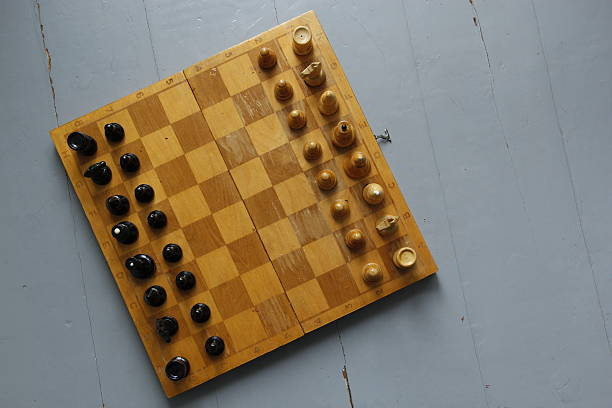
#> input picture data/raw/tablero_inclinado.jpg, 612 x 408 px
$ jupyter execute analisis_rotado.ipynb
#> lines starting #> are read from the running program, lines starting #| are printed output that depends on the picture; after the words box and inside, x2 and y2 are one past the last pixel; in counts of white or black regions, pixels touching at a corner belong together
[cell 1]
import cv2
import numpy as np
import matplotlib.pyplot as plt

[cell 2]
# 1. Cargar la imagen en escala de grises
ruta = "../../data/raw/tablero_inclinado.jpg"
imagen = cv2.imread(ruta, 0)
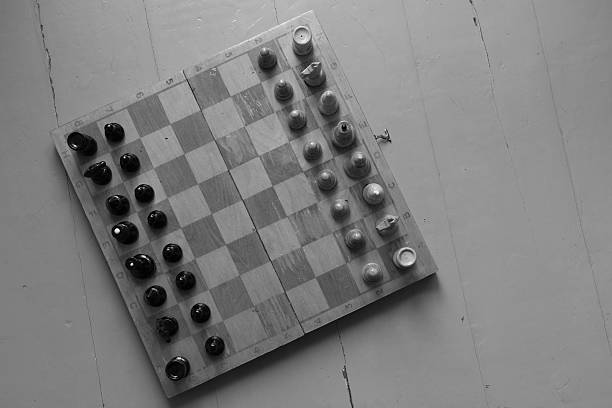
#> imagen: shape (408, 612); min 0, max 255, mean 126.7

if imagen is None:
    print("¡Error! No se encontró la imagen 'tablero_inclinado.jpg' en la ruta especificada.")
else:
    # 2. Calcular la Transformada de Fourier Discreta (2D)
    f = np.fft.fft2(imagen)

    # 3. Cambiar el componente de frecuencia cero (DC) al centro de la imagen
    # Si no hacemos esto, el centro de las frecuencias quedaría en la esquina superior izquierda.
    fshift = np.fft.fftshift(f)

    # 4. Calcular la magnitud del espectro
    # Usamos la escala logarítmica log(1 + |fshift|) para comprimir el rango dinámico y que sea visible
    espectro_magnitud = 20 * np.log(np.abs(fshift) + 1)
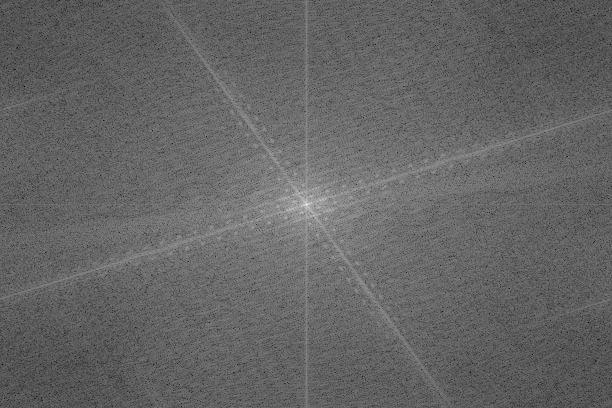
#> espectro_magnitud: shape (408, 612) float64; min 29.62, max 345.4, mean 154.8; drawn with min black and max white
    espectro_8u = np.uint8(cv2.normalize(espectro_magnitud, None, 0, 255, cv2.NORM_MINMAX))
    # 5. Mostrar los resultados lado a lado
    fig, axs = plt.subplots(1, 2, figsize=(14, 7))

    # Imagen Original
    axs[0].imshow(imagen, cmap='gray')
    axs[0].set_title('Imagen Original (Tablero Inclinado)')
    axs[0].axis('off')

    # Espectro de Fourier
    axs[1].imshow(espectro_magnitud, cmap='gray')
    axs[1].set_title('Espectro de Magnitud (Fourier)')
    axs[1].axis('off')

    plt.tight_layout()
    plt.show()
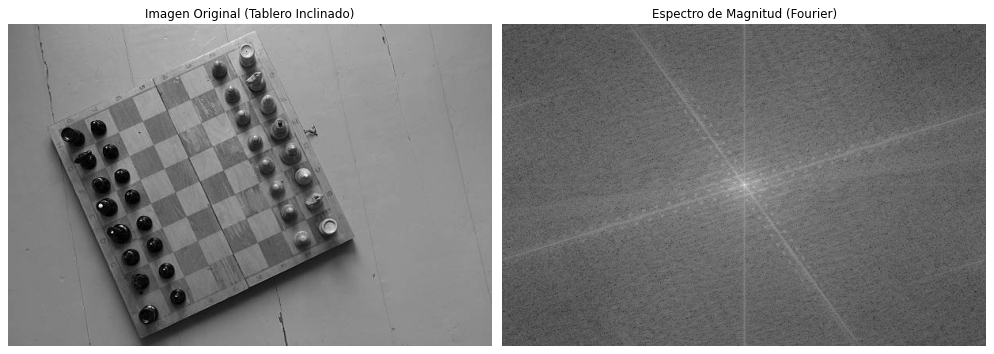
#> figure drawn by matplotlib, 2 panels

[cell 3]
imagen.shape

[cell 4]
# 1. Detectar bordes en el dominio espacial
bordes = cv2.Canny(imagen, 50, 150)
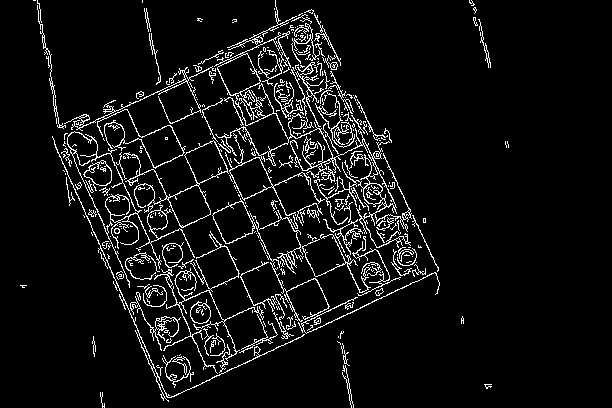
#> bordes: shape (408, 612); 6.6% white in thin lines or dots, all inside (x1, y1, x2, y2) = (20, 0, 509, 408)

# imagen para pintar
imagen_debug = cv2.cvtColor(imagen, cv2.COLOR_GRAY2RGB)

# 2. Encontrar todos los contornos cerrados
contornos, _ = cv2.findContours(bordes, cv2.RETR_LIST, cv2.CHAIN_APPROX_SIMPLE)
#> contornos = 525 contours, 451 with area under 20; largest, box (x1, y1, x2, y2) and area: (214, 31, 412, 248) 4028, (123, 140, 229, 228) 2268, (212, 198, 281, 268) 1148, (212, 201, 255, 244) 1080, (168, 185, 211, 227) 1065

angulos = []
for cnt in contornos:
    area = cv2.contourArea(cnt)
    # Filtramos por área para quedarnos solo con las casillas del tablero
    if 100 < area < 100000:
        rect = cv2.minAreaRect(cnt)

        # Extraer esquinas y dibujar el rectángulo en rojo
        box = cv2.boxPoints(rect)
        box = np.int32(box)
        cv2.drawContours(imagen_debug, [box], 0, (255, 0, 0), 2)


        angulo = rect[2]

        # Normalizamos a un rango de 0 a 90 grados
        angulo = angulo % 90.0
        angulos.append(angulo)
#> this loop made 525 passes
#> (area, rect, box, angulo) on passes 66, 69, 72, 111: (308.5, ((200, 313), (19.8, 19.8), -45), [[200, 327], [186, 313], [200, 299], [214, 313]], 45), (327, ((199.8, 312.1), (20.86, 22.31), -14.04), [[192, 325], [186, 303], [207, 298], [212, 320]], 75.96), (112.5, ((152.7, 317.7), (37.29, 55.31), -48.37), [[161, 350], [119, 313], [144, 285], [185, 322]], 41.63), (119.5, ((352.8, 301.4), (68.88, 170.1), -86.45), [[435, 341], [265, 330], [270, 261], [439, 272]], 3.55)
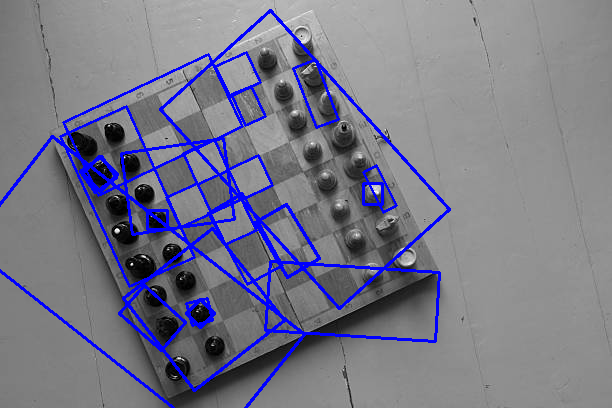
#> imagen_debug: shape (408, 612, 3); mean B, G, R 136.3, 119.8, 119.8
#> after the loop, angulos = [45, 75.96, 41.63, 3.55, 52.21, 0, 59.26, 65.56, 60.95, 65.22, 0, 63.43, 45, 54.46, 64.65, 65.56, 81.87, 38.16, 65.56, 65.56, 64.56, 69.23, 64.65, 47.98]

if angulos:
    # 3. La mediana filtra basura (ruido)
    angulo_mediano = np.median(angulos)
#> angulo_mediano = 62.19

    # 4. Lógica de corrección al eje más cercano
    grados_rotacion = angulo_mediano - 90 if angulo_mediano > 45 else angulo_mediano
#> grados_rotacion = -27.81
    print(f"Grados a rotar calculados por geometría espacial: {grados_rotacion:.2f}°")
#| Grados a rotar calculados por geometría espacial: -27.81°

    # 5. Aplicar la rotación
    (h, w) = imagen.shape[:2]
    M = cv2.getRotationMatrix2D((w//2, h//2), grados_rotacion, 1.0)
#> M = [[0.885, -0.467, 130.5], [0.467, 0.885, -119.2]]
    imagen_rotada = cv2.warpAffine(imagen, M, (w, h), borderMode=cv2.BORDER_REPLICATE)
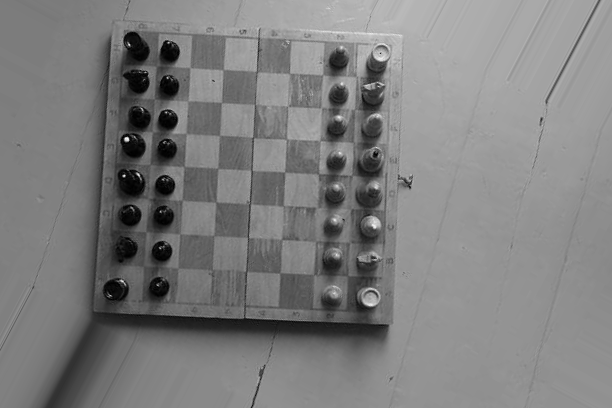
#> imagen_rotada: shape (408, 612); min 0, max 251, mean 126.3

    # 6. Mostrar resultados con la nueva estructura de grilla
    plt.figure(figsize=(12, 10))

    plt.subplot(2, 2, 1)
    plt.imshow(imagen, cmap='gray')
    plt.title('Original')
    plt.axis('off')

    plt.subplot(2, 2, 2)
    plt.imshow(imagen_rotada, cmap='gray')
    plt.title(f'Rotada ({grados_rotacion:.2f}°)')
    plt.axis('off')

    plt.subplot(2, 1, 2)
    plt.imshow(imagen_debug)
    plt.title('Casillas Detectadas (minAreaRect)')
    plt.axis('off')

    plt.tight_layout()
    plt.show()
else:
    print("No se detectaron casillas claras.")

Vamos a rotarlo

[cell 5]
# 1. Preparar el espectro (Binarización para Hough)
espectro_8u = np.uint8(cv2.normalize(espectro_magnitud, None, 0, 255, cv2.NORM_MINMAX))
umbral_dinamico = np.percentile(espectro_8u, 99.5)
#> umbral_dinamico = 149
_, espectro_binario = cv2.threshold(espectro_8u, umbral_dinamico, 255, cv2.THRESH_BINARY)
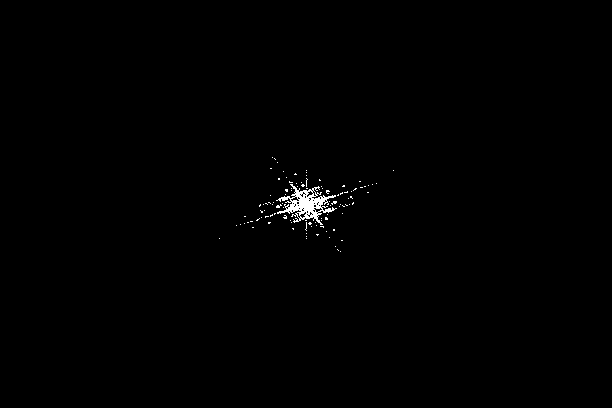
#> espectro_binario: shape (408, 612); 0.48% white; 105 white regions (104 under 20 px), largest, box (x1, y1, x2, y2) and area: (276, 184, 337, 225) 911

# 2. Aplicar la Transformada de Hough de Líneas
# rho = 1 píxel, theta = 1 grado (en radianes), threshold = 50 votos
lineas = cv2.HoughLines(espectro_binario, 1, np.pi / 180, 55)
#> lineas = [[285, 1.27], [288, 1.26], [280, 1.29], [294, 1.24], [278, 1.31], [291, 1.24], [271, 1.33], [-128, 2.51], [298, 1.22], [275, 1.31], [260, 1.36], [-133, 2.53]]
# 3. Imprimir los resultados
if lineas is not None:
    print(f"Se detectaron {len(lineas)} líneas en el espectro.")
#| Se detectaron 12 líneas en el espectro.
    for i, linea in enumerate(lineas[:10]):  # Muestra las primeras 10 líneas
        rho, theta = linea[0]
        grado = np.degrees(theta)
        print(f"Línea {i+1}: rho = {rho:.2f}, theta(rad) = {theta:.2f}, ángulo = {grado:.2f}°")
#> this loop made 10 passes
#> (rho, theta, grado) on passes 1 to 8: (285, 1.27, 73), (288, 1.26, 72), (280, 1.29, 74), (294, 1.24, 71), (278, 1.31, 75), (291, 1.24, 71), (271, 1.33, 76), (-128, 2.51, 144)
#> (printed output is left out)
else:
    print("No se detectaron líneas con los parámetros actuales.")

[cell 6]
# 1. Crear una copia del espectro para dibujar las líneas encima
espectro_lineas = cv2.cvtColor(espectro_8u, cv2.COLOR_GRAY2RGB)

# 2. Dibujar las líneas encontradas por Hough sobre el espectro
if lineas is not None:
    for linea in lineas:
        rho, theta = linea[0]
        a = np.cos(theta)
        b = np.sin(theta)
        x0 = a * rho
        y0 = b * rho
        # Extender la línea para que cruce toda la imagen
        x1 = int(x0 + 1000 * (-b))
        y1 = int(y0 + 1000 * (a))
        x2 = int(x0 - 1000 * (-b))
        y2 = int(y0 - 1000 * (a))

        cv2.line(espectro_lineas, (x1, y1), (x2, y2), (255, 0, 0), 2)
#> this loop made 12 passes
#> (rho, theta, a, b, x0, y0, x1, y1) on passes 1 to 8: (285, 1.27, 0.292, 0.956, 83.33, 272.5, -872, 564), (288, 1.26, 0.309, 0.951, 89, 273.9, -862, 582), (280, 1.29, 0.276, 0.961, 77.18, 269.2, -884, 544), (294, 1.24, 0.326, 0.946, 95.72, 278, -849, 603), (278, 1.31, 0.259, 0.966, 71.95, 268.5, -893, 527), (291, 1.24, 0.326, 0.946, 94.74, 275.1, -850, 600), (271, 1.33, 0.242, 0.97, 65.56, 263, -904, 504), (-128, 2.51, -0.809, 0.588, 103.6, -75.24, -484, -884)
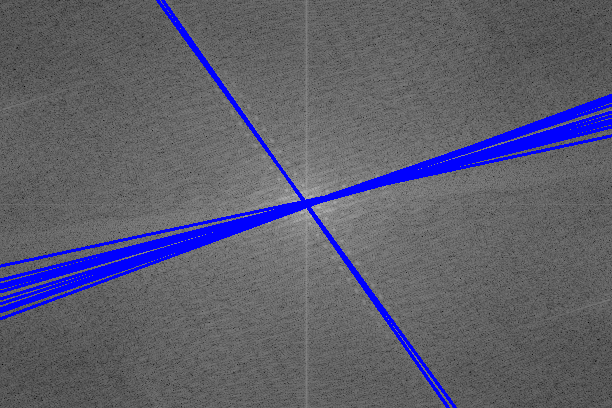
#> espectro_lineas: shape (408, 612, 3); mean B, G, R 109.6, 93.4, 93.4

# 3. Mostrar el espectro binario al lado del espectro con las líneas marcadas
fig, axs = plt.subplots(1, 2, figsize=(14, 7))

axs[0].imshow(espectro_binario, cmap='gray')
axs[0].set_title('Espectro Binario (Entrada de Hough)')
axs[0].axis('off')

axs[1].imshow(espectro_lineas)
axs[1].set_title('Tendencias Encontradas (Líneas Rojas)')
axs[1].axis('off')

plt.tight_layout()
plt.show()

clusterizamos los resultados encontramos en un k-means y los intentamos agrupar en dos numeros distintos (por la rotacion)

[cell 7]
from sklearn.cluster import KMeans

# 1. Crear la lista y guardar TODOS los resultados de Hough
lista_resultados = []

if lineas is not None:
    for linea in lineas:
        rho, theta = linea[0]
        grado = np.degrees(theta)
        lista_resultados.append({
            "rho": rho,
            "theta_rad": theta,
            "angulo_grado": grado
        })

        print(grado)
#> this loop made 12 passes
#> (printed output is left out)
#> after the loop, lista_resultados = 12 items

    # 2. Construir la matriz 'datos_completos' para tener los promedios a mano
    datos_completos = np.array([[l["rho"], l["theta_rad"], l["angulo_grado"]] for l in lista_resultados])
#> datos_completos = [[285, 1.27, 73], [288, 1.26, 72], [280, 1.29, 74], [294, 1.24, 71], [278, 1.31, 75], [291, 1.24, 71], [271, 1.33, 76], [-128, 2.51, 144], [298, 1.22, 70], [275, 1.31, 75], [260, 1.36, 78], [-133, 2.53, 145]]

    # 3. Extraer solo los ángulos para pasárselos a K-Means
    angulos = datos_completos[:, 2].reshape(-1, 1)
#> angulos = [73, 72, 74, 71, 75, 71, 76, 144, 70, 75, 78, 145]

    # 4. Ejecutar K-Means para agrupar en 2 tendencias y generar las 'etiquetas'
    kmeans = KMeans(n_clusters=2, random_state=42, n_init='auto').fit(angulos)
    etiquetas = kmeans.labels_
#> etiquetas = [0, 0, 0, 0, 0, 0, 0, 1, 0, 0, 0, 1]

    print(f"K-Means finalizado. Se etiquetaron {len(etiquetas)} líneas en 2 grupos.")
#| K-Means finalizado. Se etiquetaron 12 líneas en 2 grupos.
else:
    print("No hay líneas detectadas para procesar.")

agrupamos por un algoritmo no supervisado con k-means y rotamos con aquellos grupos que tengan menor desvio.

[cell 8]
# --- 1. IDENTIFICAR EL CLÚSTER CON MENOR DESVÍO ESTÁNDAR ---
mejor_grupo = None
menor_desvio = float('inf')
angulo_final_tablero = 0.0

for grupo in np.unique(etiquetas):
    # Filtrar índices de las líneas de este grupo
    indices_grupo = np.where(etiquetas == grupo)[0]
    angulos_grupo = datos_completos[indices_grupo, 2]

    # Calcular la desviación estándar (desvío) del grupo actual
    desvio_actual = np.std(angulos_grupo)
    print(f"Clúster {grupo + 1}: Desvío estándar angular = {desvio_actual:.4f}°")

    # Nos quedamos con el que tenga menor dispersión
    if desvio_actual < menor_desvio:
        menor_desvio = desvio_actual
        mejor_grupo = grupo
        # Guardamos su ángulo promedio
        angulo_final_tablero = np.mean(angulos_grupo)
#> this loop made 2 passes
#> (indices_grupo, angulos_grupo, desvio_actual, menor_desvio, mejor_grupo, angulo_final_tablero) on passes 1 to 2: ([0, 1, 2, 3, 4, 5, 6, 8, 9, 10], [73, 72, 74, 71, 75, 71, 76, 70, 75, 78], 2.42, 2.42, 0, 73.5), ([7, 11], [144, 145], 0.5, 0.5, 1, 144.5)
#> (printed output is left out)
#> after the loop, angulo_final_tablero = 144.5; mejor_grupo = 1; menor_desvio = 0.5

print("\n--- SELECCIÓN DE TENDENCIA MÁS SÓLIDA ---")
print(f"Clúster seleccionado por estabilidad: Tendencia {mejor_grupo + 1}")
#| Clúster seleccionado por estabilidad: Tendencia 2
print(f"Ángulo base del clúster: {angulo_final_tablero:.2f}°")
#| Ángulo base del clúster: 144.50°

# --- 2. CALCULAR LOS GRADOS DE ROTACIÓN REALES ---
# Calculamos la distancia angular al eje puro más cercano (0°, 90° o 180°)
desviacion_vertical = abs(90.0 - angulo_final_tablero)
#> desviacion_vertical = 54.5
desviacion_horizontal_0 = abs(0.0 - angulo_final_tablero)
#> desviacion_horizontal_0 = 144.5
desviacion_horizontal_180 = abs(180.0 - angulo_final_tablero)
#> desviacion_horizontal_180 = 35.5

# Nos quedamos con los grados mínimos necesarios para enderezar
grados_rotacion = min(desviacion_vertical, desviacion_horizontal_0, desviacion_horizontal_180)
#> grados_rotacion = 35.5
print(f"Grados netos a rotar: {grados_rotacion:.2f}°")
#| Grados netos a rotar: 35.50°

# --- 3. ROTAR LA IMAGEN ORIGINAL ---
(h, w) = imagen.shape[:2]
centro = (w // 2, h // 2)

# Generamos la matriz de transformación y aplicamos el giro
M = cv2.getRotationMatrix2D(centro, grados_rotacion, 1.0)
#> M = [[0.814, 0.581, -61.58], [-0.581, 0.814, 215.6]]
imagen_rotada = cv2.warpAffine(imagen, M, (w, h), flags=cv2.INTER_CUBIC, borderMode=cv2.BORDER_REPLICATE)

# --- 4. MOSTRAR EL RESULTADO DE LA ROTACIÓN ---
fig, axs = plt.subplots(1, 2, figsize=(14, 7))

axs[0].imshow(imagen, cmap='gray')
axs[0].set_title('Imagen Original (Inclinada)')
axs[0].axis('off')

axs[1].imshow(imagen_rotada, cmap='gray')
axs[1].set_title(f'Rotada ({grados_rotacion:.2f}°)')
axs[1].axis('off')

plt.tight_layout()
plt.show()

ahroa vemos si con la rotacion identifica el rectangulo

[cell 9]
import cv2
import numpy as np
import matplotlib.pyplot as plt

if imagen_rotada is None:
    print("No se pudo cargar la imagen. Revisa la ruta.")
else:
    # 2. SUAVIZADO: Eliminamos imperfecciones o texturas sutiles
    desenfocado = cv2.GaussianBlur(imagen_rotada, (5, 5), 0)

    # 3. CANNY (REALCE DE BORDES): Busca cambios bruscos de intensidad.
    # Los valores 50 y 150 son los umbrales de sensibilidad.
    bordes_canny = cv2.Canny(desenfocado, 50, 150)
#> bordes_canny: shape (408, 612); 4.2% white in thin lines or dots, all inside (x1, y1, x2, y2) = (0, 56, 509, 408)

    # 4. OPERACIÓN MORFOLÓGICA (CIERRE): Creamos un "bloque" de 5x5 píxeles
    # para conectar líneas del borde exterior que hayan quedado separadas o rotas.
    kernel = np.ones((5, 5), np.uint8)
    bordes_cerrados = cv2.morphologyEx(bordes_canny, cv2.MORPH_CLOSE, kernel)
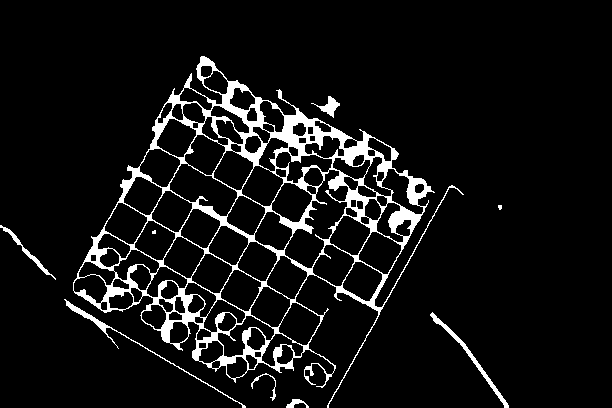
#> bordes_cerrados: shape (408, 612); 7.5% white; 9 white regions (2 under 20 px)

    # 5. ENCONTRAR CONTORNOS: Buscamos solo el contorno más externo
    contornos, _ = cv2.findContours(bordes_cerrados, cv2.RETR_EXTERNAL, cv2.CHAIN_APPROX_SIMPLE)
#> contornos = 8 contours, 1 with area under 20; largest, box (x1, y1, x2, y2) and area: (73, 56, 464, 408) 64205, (430, 312, 509, 408) 414, (64, 299, 246, 408) 304, (0, 225, 56, 280) 202, (311, 96, 340, 118) 176, (286, 399, 309, 408) 68, (251, 373, 276, 401) 43

    # Ordenamos por tamaño (área) de mayor a menor
    contornos = sorted(contornos, key=cv2.contourArea, reverse=True)

    tablero_esquinas = None

    # 6. FILTRAR POR RECTÁNGULO: Buscamos cuál de los contornos grandes tiene 4 esquinas
    for c in contornos:
        perimetro = cv2.arcLength(c, True)
        aproximacion = cv2.approxPolyDP(c, 0.02 * perimetro, True)

        if len(aproximacion) == 4:
            tablero_esquinas = aproximacion
            break
#> this loop made 3 passes
#> (perimetro, tablero_esquinas) on pass 3: (505.4, [[64, 299], [118, 348], [106, 327], [245, 407]])

    # 7. DIBUJAR Y MOSTRAR TODO EL PROCESO
    if tablero_esquinas is not None:
        print("¡Éxito! Se detectó el recuadro exterior del tablero.")
        cv2.drawContours(imagen_rotada, [tablero_esquinas], -1, (0, 255, 0), 7)
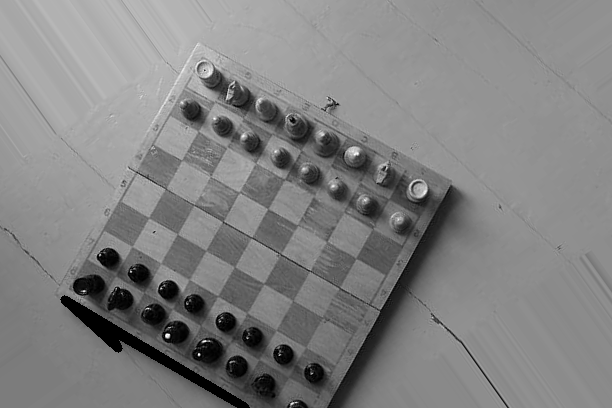
#> imagen_rotada: shape (408, 612); min 0, max 255, mean 129.6
    else:
        print("No se encontró un contorno exterior de 4 esquinas perfecto.")
        print("Intentaremos dibujar el contorno más grande que encontró (tenga o no 4 esquinas) para ver qué pasó:")
        if len(contornos) > 0:
            cv2.drawContours(imagen_rotada, [contornos[0]], -1, (255, 0, 0), 5)

    # Bloque de visualización en Jupyter para diagnóstico
    fig, axs = plt.subplots(1, 3, figsize=(18, 6))

    axs[0].imshow(bordes_canny, cmap='gray')
    axs[0].set_title("1. Bordes con Canny")
    axs[0].axis('off')

    axs[1].imshow(bordes_cerrados, cmap='gray')
    axs[1].set_title("2. Bordes Cerrados (Morfología)")
    axs[1].axis('off')

    axs[2].imshow(imagen_rotada)
    axs[2].set_title("3. Resultado Final (Verde o Rojo)")
    axs[2].axis('off')

    plt.tight_layout()
    plt.show()
